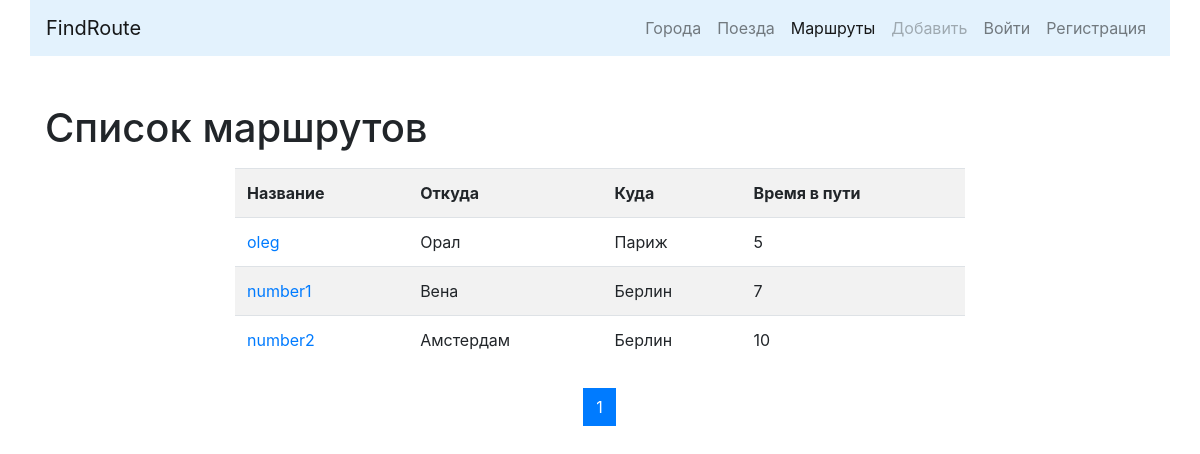
Page /list/ on the committed database.
### routes/models.py (models this page shows, shortened)
class Route(models.Model):
    name = models.CharField(
        max_length=50, unique=True, verbose_name='Название маршрута'
    )
    travel_times = models.PositiveSmallIntegerField(
        verbose_name='Общее время в пути'
    )
    from_city = models.ForeignKey(
        City, on_delete=models.CASCADE,
        related_name='route_from_city_set',
        verbose_name='Из какого города'
    )
    to_city = models.ForeignKey(
        'cities.City', on_delete=models.CASCADE,
        related_name='route_to_city_set',
        verbose_name='В какой город'
    )
    trains = models.ManyToManyField(
        'trains.Train', verbose_name='Список поездов'
    )
    class Meta:
        verbose_name = 'Маршрут'
        verbose_name_plural = 'Маршруты'
        ordering = ['travel_times']

### cities/models.py (models this page shows, shortened)
class City(models.Model):
    name = models.CharField(max_length=100, unique=True, verbose_name='Город')
    def __str__(self):
        return self.name
    class Meta:
        verbose_name = 'Город'
        verbose_name_plural = 'Города'
        ordering = ['name']

### routes/views.py (the view)
# urls.py: path('list/', RouteListView.as_view(), name='list'),
class RouteListView(ListView):
    paginate_by = 10
    model = Route
    template_name = 'routes/list.html'

### routes/templates/routes/list.html (shortened to what this page needs)
{% extends 'base.html' %}
{% block content %}
<h1>Список маршрутов</h1>
<div class="row ">
    <div class="col-md-8 mx-auto my-2">
        <table class="table table-striped">
            <tr>
                <th>Название</th>
                <th>Откуда</th>
                <th>Куда</th>
                <th>Время в пути</th>
            </tr>
        {% for object in page_obj %}
            <tr>
                <td>
                    <a href="{% url 'detail' pk=object.pk%}">{{object.name}}</a>
                </td>
                <td>{{object.from_city}}</td>
                <td>{{object.to_city}}</td>
                <td>{{object.travel_times}}</td>
            </tr>
        {% endfor %}
        </table>
    </div>
</div>
<nav aria-label="Page navigation example">
  <ul class="pagination justify-content-center">
    {% for page in page_obj.paginator.page_range %}
        <li class="page-item {% if page == page_obj.number %} active {% endif %} ">
            <a class="page-link" href="?page={{page}}">
                {{ page }}
            </a>
        </li>
    {% endfor %}
  </ul>
</nav>
{% endblock %}

### rows in the picture
Route: name "oleg", from_city "Орал", to_city "Париж", travel_times "5"
Route: name "number1", from_city "Вена", to_city "Берлин", travel_times "7"
Route: name "number2", from_city "Aмстердам", to_city "Берлин", travel_times "10"

### other values in the picture
{{ page }} "1"
